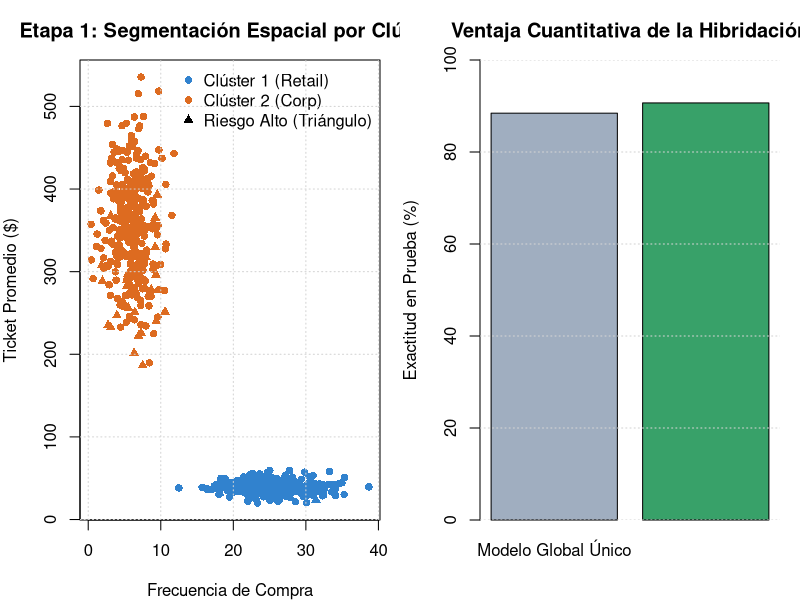

Source code (R):
# ==============================================================================
# TEMA 05: MODELOS HÍBRIDOS
# SCRIPT: 05_modelos_hibridos_run.R
# OBJETIVO: Implementación de una arquitectura predictiva híbrida bi-etapa:
#           Etapa 1: Aprendizaje No Supervisado (Clustering K-Means para
#                    segmentar el espacio en sub-regímenes homogéneos).
#           Etapa 2: Aprendizaje Supervisado Especializado (Modelos locales por clúster).
#           Inferencia: Enrutamiento por distancia a centroides + Clasificación local.
#           Demostración cuantitativa de la ventaja del modelo híbrido vs modelo global.
# ==============================================================================

set.seed(555)
library(rpart)

cat(">>> [TEMA 05: MODELOS HÍBRIDOS] Iniciando experimento de arquitectura híbrida...\n\n")

# 1. GENERACIÓN DE DATOS CON POBLACIONES HETEROGÉNEAS (2 REGÍMENES DE COMPORTAMIENTO)
n_grupo <- 450

# Régimen A: Clientes tipo "Retail Masivo" (Alta frecuencia, bajo ticket promedio)
frecuencia_A <- rnorm(n_grupo, mean = 25, sd = 4)
ticket_A     <- rnorm(n_grupo, mean = 40, sd = 8)
# En Régimen A, el riesgo depende fuertemente de caídas drásticas en frecuencia
riesgo_A     <- rbinom(n_grupo, size = 1, prob = 1 / (1 + exp(-(-3.5 + 0.15 * (30 - frecuencia_A)))))

# Régimen B: Clientes tipo "Corporativo / Premium" (Baja frecuencia, alto ticket promedio)
frecuencia_B <- rnorm(n_grupo, mean = 6, sd = 2)
ticket_B     <- rnorm(n_grupo, mean = 350, sd = 60)
# En Régimen B, el riesgo depende casi exclusivamente de fluctuaciones en el ticket
riesgo_B     <- rbinom(n_grupo, size = 1, prob = 1 / (1 + exp(-(-2.8 + 0.015 * (400 - ticket_B)))))

# Unión de la población heterogénea
datos_hibridos <- data.frame(
  Frecuencia = c(frecuencia_A, frecuencia_B),
  Ticket = c(ticket_A, ticket_B),
  Riesgo = factor(c(riesgo_A, riesgo_B), levels = c(0, 1), labels = c("Bajo", "Alto"))
)

cat("Población sintética generada: 900 casos con dos regímenes ocultos de comportamiento.\n")

# 2. PARTICIÓN DE ENTRENAMIENTO (75%) Y PRUEBA (25%)
idx_train <- sample(1:nrow(datos_hibridos), size = 0.75 * nrow(datos_hibridos))
train_data <- datos_hibridos[idx_train, ]
test_data  <- datos_hibridos[-idx_train, ]

# ------------------------------------------------------------------------------
# ENFOQUE 1: MODELO CONVENCIONAL GLOBAL ÚNICO (Línea Base)
# ------------------------------------------------------------------------------
cat("\n--- 1. Entrenando Modelo Convencional Global (Árbol rpart global) ---\n")
modelo_global <- rpart(Riesgo ~ Frecuencia + Ticket, data = train_data, method = "class")
pred_global <- predict(modelo_global, newdata = test_data, type = "class")
matriz_global <- table(Real = test_data$Riesgo, Pred = pred_global)
acc_global <- sum(diag(matriz_global)) / sum(matriz_global)
cat("Exactitud (Accuracy) Modelo Global Único:", round(acc_global * 100, 2), "%\n")

# ------------------------------------------------------------------------------
# ENFOQUE 2: ARQUITECTURA HÍBRIDA (CLUSTERING + CLASIFICADORES LOCALES)
# ------------------------------------------------------------------------------
cat("\n--- 2. Implementando Arquitectura Híbrida Bi-Etapa ---\n")
cat("Etapa 2.1: Clustering No Supervisado K-Means (k = 2) en entrenamiento...\n")

# Estandarización para el clustering
media_scale <- colMeans(train_data[, c("Frecuencia", "Ticket")])
sd_scale    <- apply(train_data[, c("Frecuencia", "Ticket")], 2, sd)

train_esc <- scale(train_data[, c("Frecuencia", "Ticket")], center = media_scale, scale = sd_scale)
km_hibrido <- kmeans(train_esc, centers = 2, nstart = 25)

train_data$Cluster_Asignado <- km_hibrido$cluster
cat("Distribución de observaciones por clúster:", table(train_data$Cluster_Asignado), "\n")

cat("Etapa 2.2: Entrenamiento de Modelos Especializados por cada Clúster...\n")
# Modelo Local 1 (Especializado en Cluster 1)
datos_c1 <- train_data[train_data$Cluster_Asignado == 1, ]
mod_local_1 <- glm(Riesgo ~ Frecuencia + Ticket, data = datos_c1, family = binomial)

# Modelo Local 2 (Especializado en Cluster 2)
datos_c2 <- train_data[train_data$Cluster_Asignado == 2, ]
mod_local_2 <- glm(Riesgo ~ Frecuencia + Ticket, data = datos_c2, family = binomial)

# ------------------------------------------------------------------------------
# INFERENCIA DEL MODELO HÍBRIDO EN EL CONJUNTO DE PRUEBA
# ------------------------------------------------------------------------------
cat("\nEtapa 2.3: Inferencia Híbrida en Conjunto de Prueba...\n")
# 1) Asignar cada caso de prueba al centroide de clúster más cercano
test_esc <- scale(test_data[, c("Frecuencia", "Ticket")], center = media_scale, scale = sd_scale)
dist_c1 <- rowSums((test_esc - matrix(km_hibrido$centers[1, ], nrow = nrow(test_esc), ncol = 2, byrow = TRUE))^2)
dist_c2 <- rowSums((test_esc - matrix(km_hibrido$centers[2, ], nrow = nrow(test_esc), ncol = 2, byrow = TRUE))^2)
test_cluster <- ifelse(dist_c1 <= dist_c2, 1, 2)

# 2) Aplicar el modelo especializado respectivo
pred_prob_hibrido <- numeric(nrow(test_data))
for (i in 1:nrow(test_data)) {
  sub_caso <- test_data[i, c("Frecuencia", "Ticket")]
  if (test_cluster[i] == 1) {
    pred_prob_hibrido[i] <- predict(mod_local_1, newdata = sub_caso, type = "response")
  } else {
    pred_prob_hibrido[i] <- predict(mod_local_2, newdata = sub_caso, type = "response")
  }
}

pred_hibrido <- factor(ifelse(pred_prob_hibrido >= 0.5, "Alto", "Bajo"), levels = c("Bajo", "Alto"))
matriz_hibrido <- table(Real = test_data$Riesgo, Pred = pred_hibrido)
acc_hibrido <- sum(diag(matriz_hibrido)) / sum(matriz_hibrido)

cat("Exactitud (Accuracy) Modelo Híbrido Bi-Etapa:", round(acc_hibrido * 100, 2), "%\n")
cat("Diferencia de Rendimiento:", round((acc_hibrido - acc_global) * 100, 2), "puntos porcentuales a favor del modelo híbrido.\n")

# ------------------------------------------------------------------------------
# GENERACIÓN DE GRÁFICAS COMPARATIVAS
# ------------------------------------------------------------------------------
dir_res <- "c:/xampp/htdocs/api vehiculos tutoria/MINERIA_DATOS/UNIDAD_1/05_MODELO_HIBRIDO/resultados"
dir_latex <- "c:/xampp/htdocs/api vehiculos tutoria/MINERIA_DATOS/latex/figuras"

if (!dir.exists(dir_res)) dir.create(dir_res, recursive = TRUE)
if (!dir.exists(dir_latex)) dir.create(dir_latex, recursive = TRUE)

png_path1 <- file.path(dir_res, "grafico_05_modelos_hibridos.png")
png_path2 <- file.path(dir_latex, "grafico_05_modelos_hibridos.png")

png(png_path1, width = 1000, height = 500, res = 120)
par(mfrow = c(1, 2), mar = c(4, 4, 3, 1))

# Panel A: Segmentación en el espacio de características
col_clust <- ifelse(train_data$Cluster_Asignado == 1, "#3182ce", "#dd6b20")
plot(train_data$Frecuencia, train_data$Ticket,
     col = col_clust, pch = ifelse(train_data$Riesgo == "Alto", 17, 16),
     xlab = "Frecuencia de Compra", ylab = "Ticket Promedio ($)",
     main = "Etapa 1: Segmentación Espacial por Clúster")
legend("topright", legend = c("Clúster 1 (Retail)", "Clúster 2 (Corp)", "Riesgo Alto (Triángulo)"),
       col = c("#3182ce", "#dd6b20", "black"), pch = c(16, 16, 17), bty = "n")
grid()

# Panel B: Comparativa de Rendimiento
barplot(c(acc_global * 100, acc_hibrido * 100),
        names.arg = c("Modelo Global Único", "Modelo Híbrido Bi-Etapa"),
        col = c("#a0aec0", "#38a169"), ylim = c(0, 100),
        ylab = "Exactitud en Prueba (%)",
        main = "Ventaja Cuantitativa de la Hibridación")
grid(nx = NA, ny = NULL)
dev.off()

file.copy(png_path1, png_path2, overwrite = TRUE)

metricas_txt <- file.path(dir_res, "metricas_05.txt")
writeLines(c(
  "=== MÉTRICAS DE RESULTADO - TEMA 05: MODELOS HÍBRIDOS ===",
  paste("Exactitud Modelo Convencional Global:", paste0(round(acc_global * 100, 2), "%")),
  paste("Exactitud Modelo Híbrido Bi-Etapa:", paste0(round(acc_hibrido * 100, 2), "%")),
  paste("Mejora Absoluta de Rendimiento:", paste0(round((acc_hibrido - acc_global) * 100, 2), "%")),
  "\nJUSTIFICACIÓN Y VENTAJA DEL ENFOQUE HÍBRIDO:",
  "1. ¿Por qué es híbrido?: Combina dos paradigmas ontológicos distintos: aprendizaje no supervisado (K-Means) para descomponer la complejidad de la distribución, y aprendizaje supervisado paramétrico (Regresión Logística) para la toma de decisiones local.",
  "2. Ventaja teórica: Rompe la maldición de la heterogeneidad de datos. Un modelo global único se ve obligado a promediar dinámicas divergentes, mientras que el modelo híbrido entrena estimadores locales óptimos para cada sub-régimen."
), metricas_txt)

cat("\n>>> [TEMA 05: MODELOS HÍBRIDOS] Ejecución exitosa. Gráfica guardada en:", png_path1, "\n")
